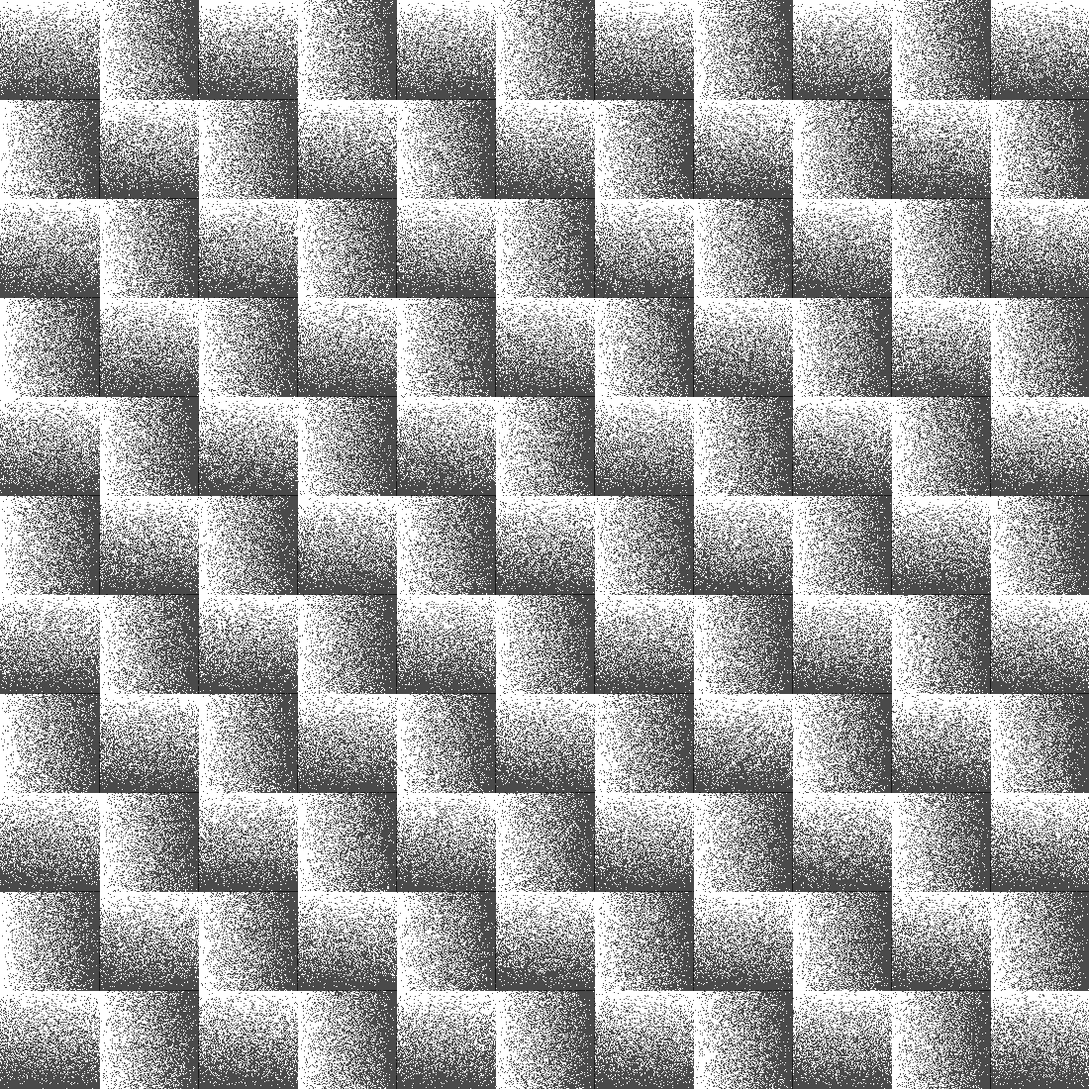
Frame 1 (no input)
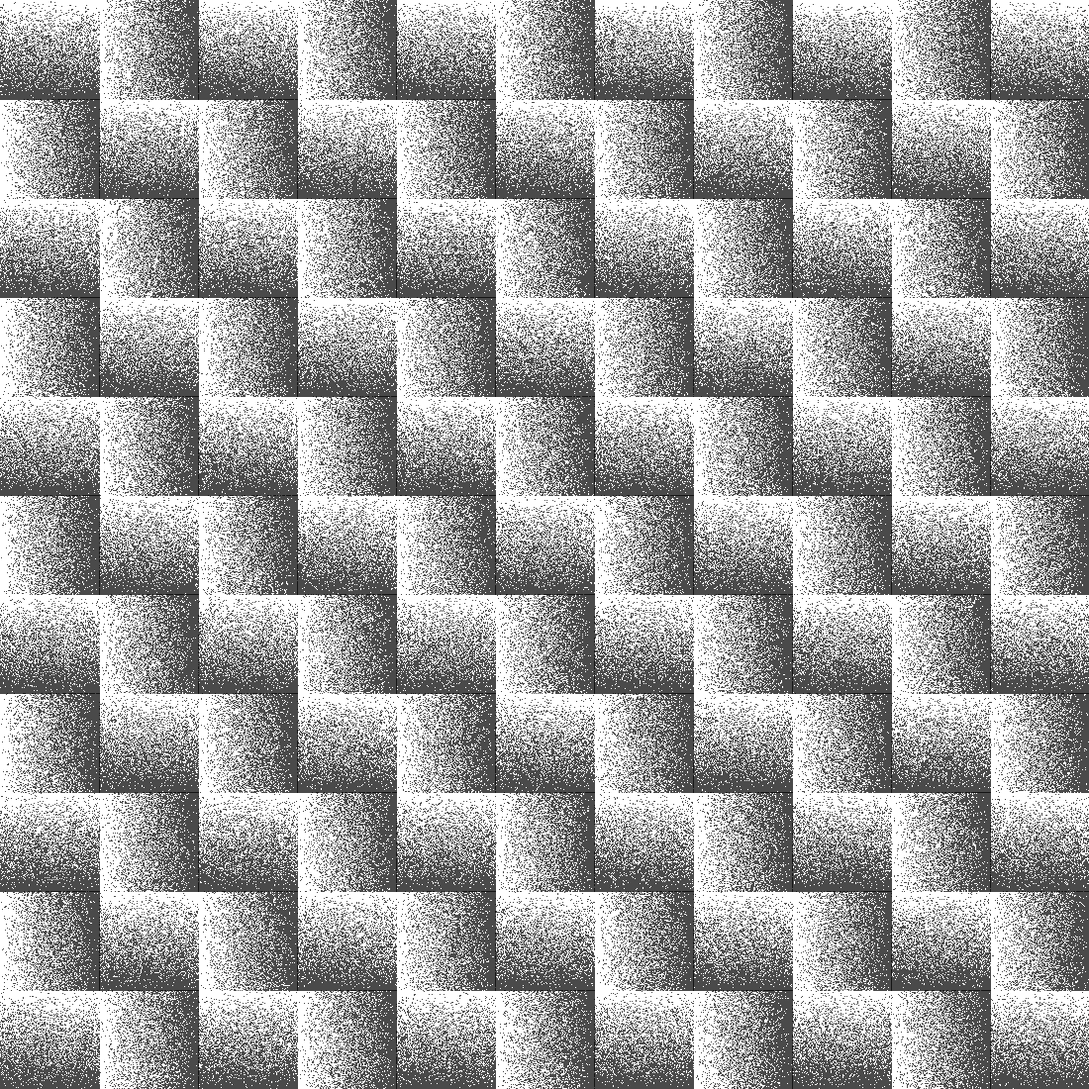
Frame 2 (the mouse pressed at the canvas centre, redrawn once)

The Processing sketch that drew these frames (run headless with seeded random() and noise(); the mouse was pressed at the canvas centre and the sketch redrawn once):

// Processing sketch: bernoulli_rowColumn_checkerBoard
// ── bernoulli_rowColumn_checkerBoard.pde
/*
  Katarina Hoeger
 May 2021
 
 Bernoulli Distribution
 
 Make Bernoulli tiles, bernoulli dist. over rows of 100 or columns of 100
 Rows True. (Start stroke black, alpha 0, increase as go over rows?)
 Columns False. 
 
 Bernoulli:
 f(x) = {   1 - p, x = 0
 p,     x = 1
 
 - works best with odd * tileWH pixels
 - does not take conglomerate row p into account
 */

String filename = "Bernoulli_Checkerboard_rowCol_1100x1100_"+str(year())+str(month())+str(day())+".png";


float pValue;
Boolean isItTrueOrFalse;

int tileWH = 100;

BernoulliTile sampleTile, sampleTile2 ;
int numTiles;
int numRows, numCols;
BernoulliTile[][] tileArray;

float alphaPValue;

void setup() {
  size(1100, 1100);

  stroke(0);
  strokeWeight(1);

  rectMode(CORNER);


  numRows = ceil( height/100);
  numCols = ceil( width/100);

  numTiles = numRows * numCols;
  tileArray = new BernoulliTile[ numRows ][numCols];

  Boolean nextTileType = false;
  for (int row = 0; row < numRows; row ++) {
    for (int col = 0; col < numCols; col ++) {

      tileArray[row][col] = new BernoulliTile( nextTileType, 0.5);
      nextTileType = !nextTileType;
    }
  }
}

void draw() {
  background(255);

  for (int row = 0; row < numRows; row ++) {
    for (int col = 0; col < numCols; col ++) {


      tileArray[row][col].placeTile(col*tileWH, row*tileWH);
    }
  }


  noLoop();
  save(filename);
}



class BernoulliTile { 
  float x, y; // top left corner
  Boolean tF;
  float p;    // tile's pValue

  BernoulliTile( Boolean _trueOrFalse, float _p) {
    this.tF = _trueOrFalse;
    this.p = _p;
  }

  void display() {
    // unnecessary?
  }

  void placeTile( float tileX, float tileY ) {
    /* place the tile at a certain x, y upper left*/
    push();
    translate(tileX, tileY);
    this.looper();
    pop();
  }

  void looper() {
    /* If true, loop across columns.
     If false, loop across rows
     */
    if (this.tF == true) {
      // loop over columns
      for ( int xVal = 0; xVal <= tileWH; xVal++) {
        pValue = xVal/float(100);
        // loop across rows
        for ( int yVal = 0; yVal <= tileWH; yVal++) {

          isItTrueOrFalse = this.bernoulli(pValue);
          this.paintIfTrue(isItTrueOrFalse, xVal, yVal);
        }
      }
    } else {
      // loop over rows

      for ( int xVal = 0; xVal <= tileWH; xVal++) {
        // loop across rows
        for ( int yVal = 0; yVal <= tileWH; yVal++) {

          pValue = yVal/float(100);
          isItTrueOrFalse = this.bernoulli(pValue);
          this.paintIfTrue(isItTrueOrFalse, xVal, yVal);
        }
      }
    }
  }

  void paintIfTrue(Boolean _trueOrFalseIn, float _xIn, float _yIn ) {
    /* 
     If given true, paint
     */
    if (_trueOrFalseIn == true) {
      point(_xIn, _yIn);
    }
  }


  Boolean bernoulli( float _pIn ) {
    /*  
     Given probability p (0<=p<=1),
     - compute random number x in (0,1)
     - if x <= p, return true
     - else, return false
     */
    float randomNumber = random(1);
    if (randomNumber <= _pIn ) {
      return(true);
    } else {
      return(false);
    }
  }
}
